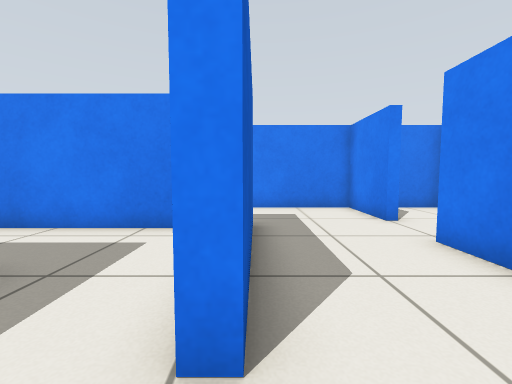
view 1 (above)

18 first-person views from a walk through a robot-simulator world made for Gazebo. The camera is 0.61 m above the floor, tilts 4° down and sees 90° across. The floor is counted in squares, 0.5 m on a side. Each view is taken from the middle of a square. On the plan, view 1 faces up. The plan holds only what a view shows up to about 12 squares ahead; the rest is blank.

view 2
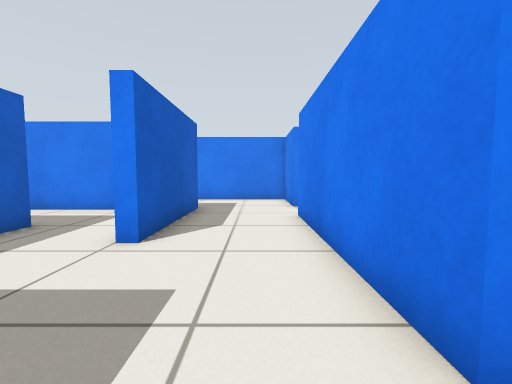

view 3
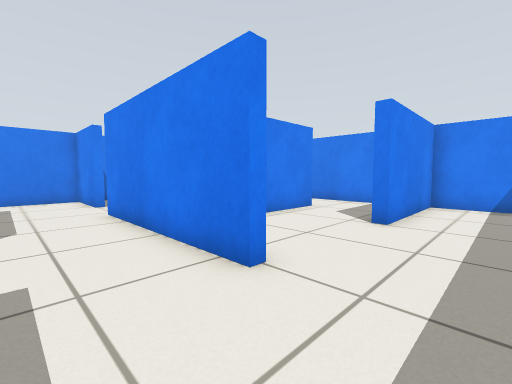

view 4
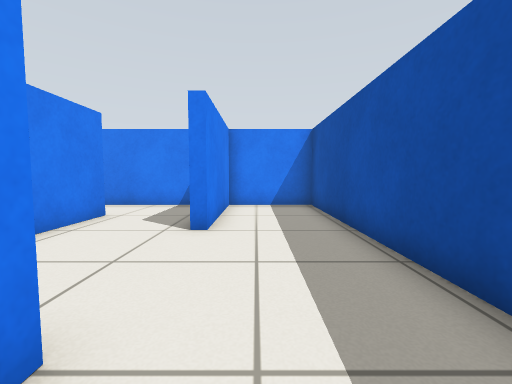

view 5
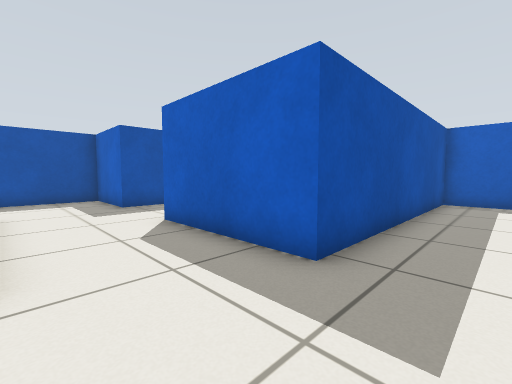

view 6
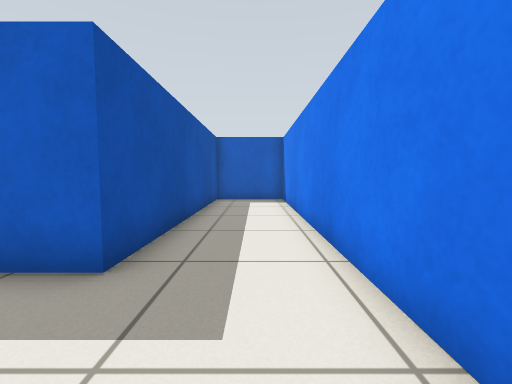

view 7
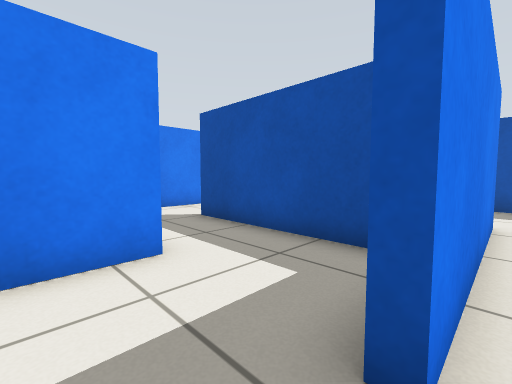

view 8
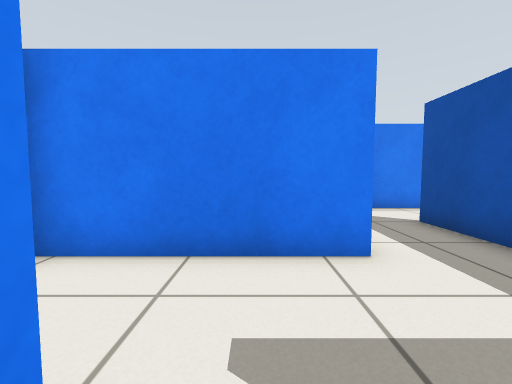

view 9
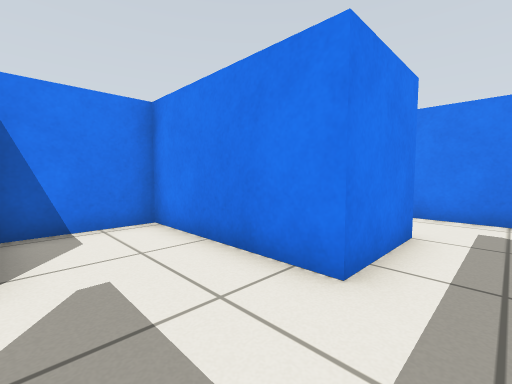

view 10
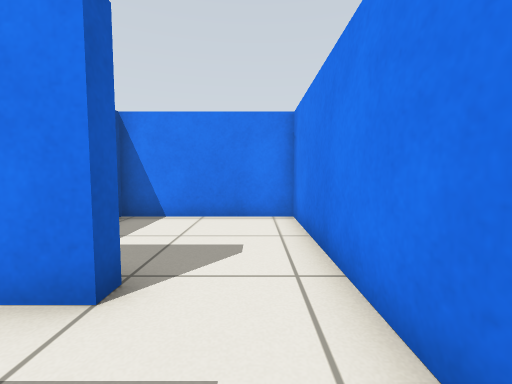

view 11
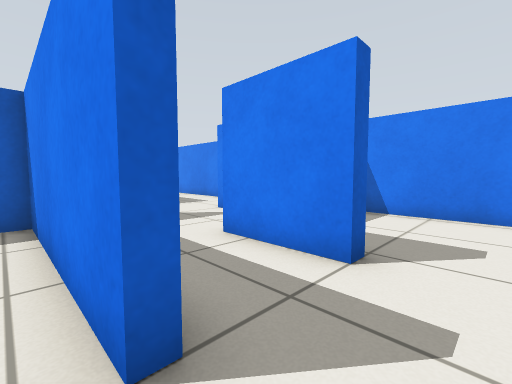

view 12
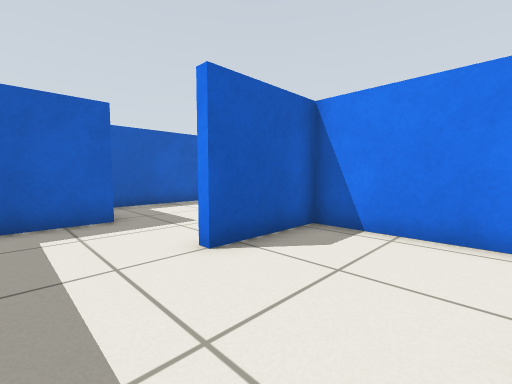

view 13
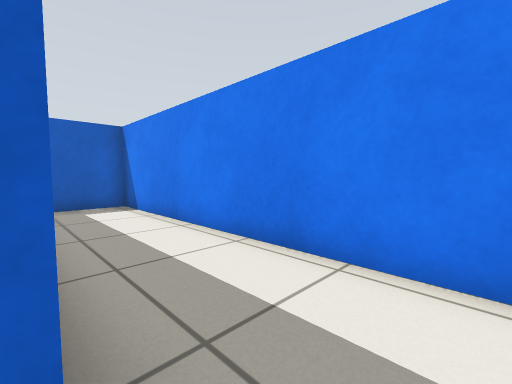

view 14
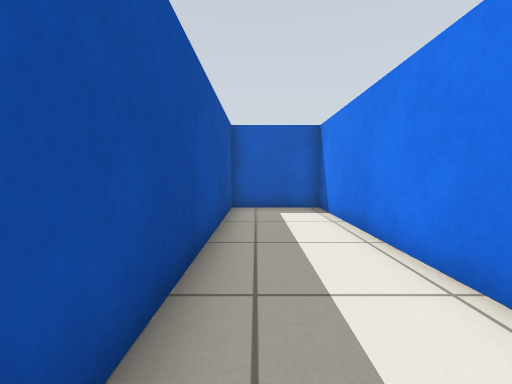

view 15
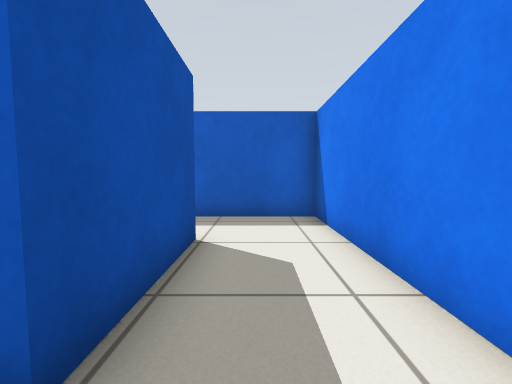

view 16
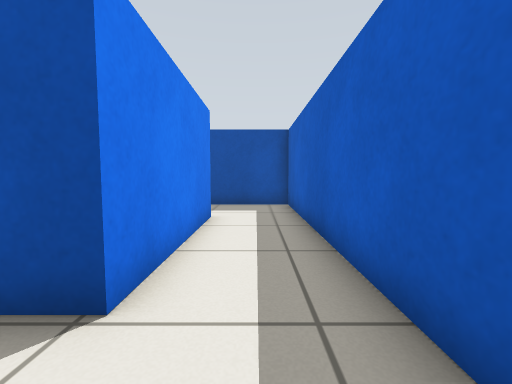

view 17
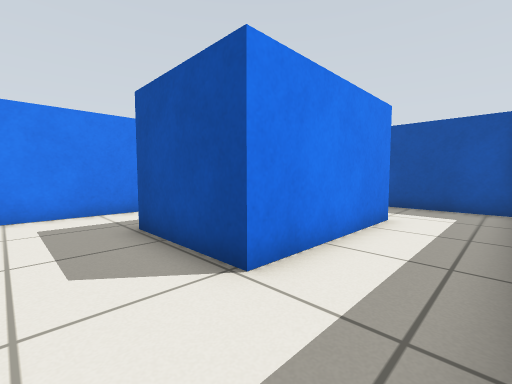

view 18
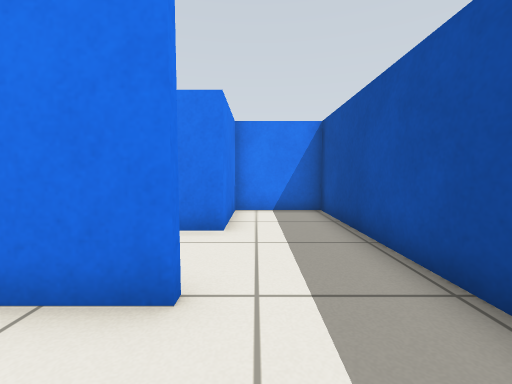

### Floor plan
Points are (right, up) in squares from view 1. A wall is a line through its corners. A room is listed if a view was taken in it or the views show most of it. See-through windows are left out.
Room 1 (views 1, 2, 3, 4, 5, 6, 7, 8, 9, 13, 14)
walls: (3.4, 6.5) (3.4, 9.3) (-9.3, 9.3) (-9.3, 6.1) (-0.1, 6.1) (-0.1, 1.5) (-0.5, 1.5); (4.5, 1.8) (9.5, 1.8); (-0.1, -2) (-0.1, -5.2) (2.4, -5.2); (3.3, -1.8) (3.3, 4.5) (3.6, 4.5); (9.5, 4.3) (6.7, 4.3) (6.7, 9.3) (3.9, 9.3); (12.1, 2.4) (12.1, 4.4)
ways out: opening at (10.5, 2) to room 2; opening at (3, -3) to room 3; opening at (10.5, 5) to room 5; opening at (0, 0) to room 7
Room 2 (views 10, 11)
walls: (9.5, 1.8) (9.5, 1.5) (7.5, 1.5); (12.1, -0.5) (12.1, 2.4)
ways out: opening at (10.5, 2) to room 1; opening at (8.5, 0) to room 3
Room 3 (view 12)
walls: (7.5, 1.5) (3.6, 1.5) (3.6, -1.8); (2.4, -5.2) (12.1, -5.2) (12.1, -1.9) (7.5, -1.9) (7.5, -1.5)
ways out: opening at (3, -3) to room 1; opening at (8.5, 0) to room 2
Room 4 (views 15, 16, 17, 18)
walls: (-6.7, -2.2) (-6.7, 2.9) (-3.2, 2.9); (-1.8, 5.7) (-9.3, 5.7) (-9.3, -5.2) (-6.6, -5.2); (-0.5, 3.5) (-0.5, 5.1)
ways out: opening at (-6, -3.5) to room 6; opening at (-1.5, 2.5) to room 7
Room 5 (no view inside)
walls: (9.5, 4.9) (9.5, 4.3); (12.1, 4.4) (12.1, 9.3) (7.1, 9.3)
ways out: opening at (10.5, 5) to room 1
Room 6 (no view inside)
walls: (-1.4, -2.2) (-3.5, -2.2) (-3.5, -1.2); (-6.6, -5.2) (-0.5, -5.2) (-0.5, -2.2)
ways out: opening at (-6, -3.5) to room 4
Room 7 (no view inside)
walls: (-0.5, 1.8) (-0.5, 3.5); (-3.2, 2.9) (-3.2, -1.1); (-1.8, -2) (-0.1, -2)
ways out: opening at (0, 0) to room 1; opening at (-1.5, 2.5) to room 4

Positions as (right, up) in squares from view 1, and headings:
1: (0, 0), facing up
2: (2, -3), facing up
3: (1, -4), facing up-right
4: (2, -3), facing right
5: (3, 8), facing down-left
6: (3, 8), facing left
7: (3, 6), facing down-right
8: (3, 6), facing right
9: (4, 3), facing up-right
10: (11, 2), facing up
11: (11, 1), facing up-left
12: (7, -4), facing up-left
13: (1, 6), facing up-left
14: (0, 7), facing left
15: (-2, 4), facing left
16: (-8, 5), facing down
17: (-9, 5), facing down-right
18: (-9, -3), facing right
